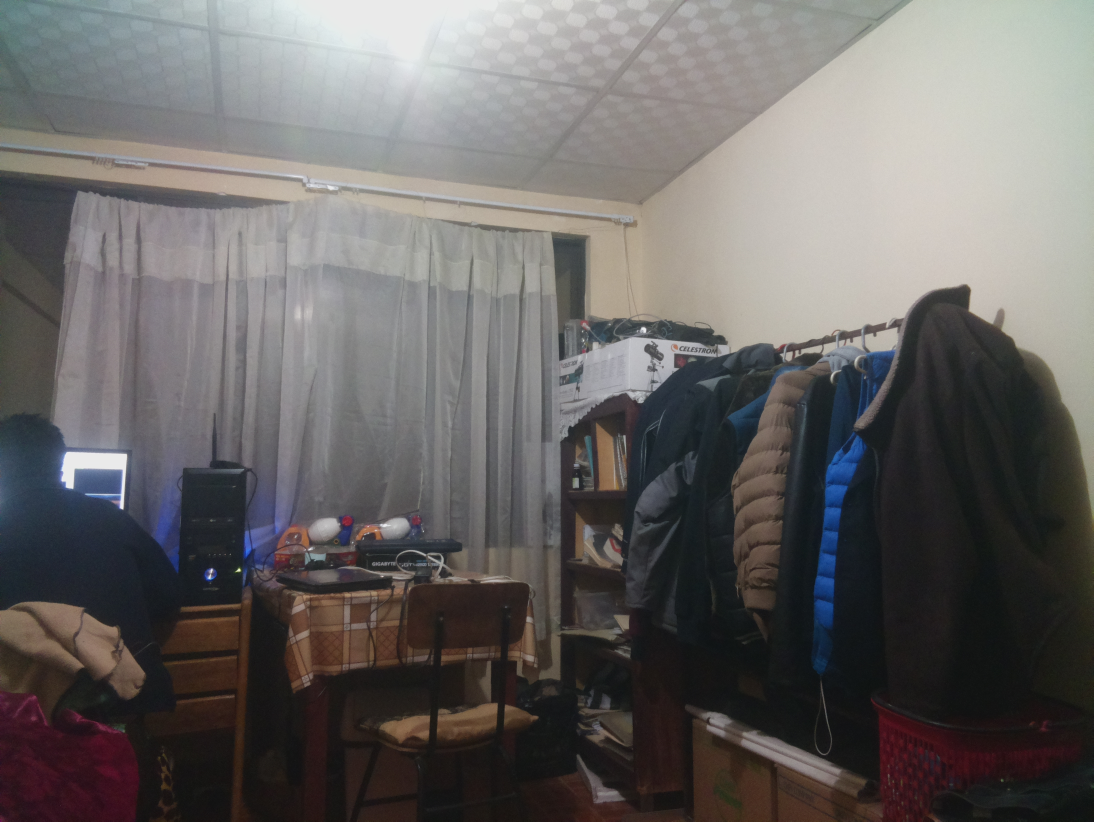
#> input picture image.jpg, 3280 x 2464 px (shown at 1/3 size)
$ python -i visualizacion.py   (imports and definitions only)
#> lines starting #> are read from the running program, lines starting #| are printed output that depends on the picture; after the words box and inside, x2 and y2 are one past the last pixel; in counts of white or black regions, pixels touching at a corner belong together
import cv2
import time
import math
import random
import datetime
import numpy as np
# Draw a diagonal blue line with thickness of 5 px
from abc import ABCMeta, abstractmethod

class Visualizacion(object):
	"""docstring for Acetato"""
	def __init__(self):
		self.miFechaHora = datetime.datetime.now().strftime('%A %d %B %Y %I:%M:%S%p')
		# Informacion
		self.poligonos = []
		self.targets = []
		self.misPuntos = []
		self.colorSemaforo = (0,0,0)
		self.numeroFrame = 0
		self.logo = np.zeros((1,1,3))
		self.logoInv = np.zeros((1,1,3))
		self.alpha = 0.85

		#Formato
		self.opacidad = 1.0
		self.altoBarraInformacion = 0
		self.font = font = cv2.FONT_HERSHEY_SIMPLEX
		self.colorRectanguloMaximo = (0,0,255)
		self.colorRectanguloMedio = (100,100,255)
		self.colorRectanguloIrrelevante = (100,100,100)
		self.colorRectanguloConError = (255,255,255)
		self.colorRectanguloPaz = (0,255,0)
		self.paletaColores = [(255,0,0),(255,255,0),(0,255,255),(255,0,255),(255,255,255),(100,100,100),(100,255,100),(255,100,100),(255,255,100),(100,255,255),(255,100,255),(200,200,200),(0,255,0),(255,0,0),(255,255,0),(0,255,255),(255,0,255),(255,255,255),(100,100,100),(100,255,100),(255,100,100),(255,255,100),(100,255,255),(255,100,255),(200,200,200),(0,255,0),(255,0,0),(255,255,0),(0,255,255),(255,0,255),(255,255,255),(100,100,100),(100,255,100),(255,100,100),(255,255,100),(100,255,255),(255,100,255),(200,200,200),(0,255,0),(255,0,0),(255,255,0),(0,255,255),(255,0,255),(255,255,255),(100,100,100),(100,255,100),(255,100,100),(255,255,100),(100,255,255),(255,100,255),(200,200,200),(0,255,0),(255,0,0),(255,255,0),(0,255,255),(255,0,255),(255,255,255),(100,100,100),(100,255,100),(255,100,100),(255,255,100),(100,255,255),(255,100,255),(200,200,200),(0,255,0),(255,0,0),(255,255,0),(0,255,255),(255,0,255),(255,255,255),(100,100,100),(100,255,100),(255,100,100),(255,255,100),(100,255,255),(255,100,255),(200,200,200),(0,255,0),(255,0,0),(255,255,0),(0,255,255),(255,0,255),(255,255,255),(100,100,100),(100,255,100),(255,100,100),(255,255,100),(100,255,255),(255,100,255),(200,200,200),(0,255,0),(255,0,0),(255,255,0),(0,255,255),(255,0,255),(255,255,255),(100,100,100),(100,255,100),(255,100,100),(255,255,100),(100,255,255),(255,100,255),(200,200,200),(0,255,0),(255,0,0),(255,255,0),(0,255,255),(255,0,255),(255,255,255),(100,100,100),(100,255,100),(255,100,100),(255,255,100),(100,255,255),(255,100,255),(200,200,200),(0,255,0),(255,0,0),(255,255,0),(0,255,255),(255,0,255),(255,255,255),(100,100,100),(100,255,100),(255,100,100),(255,255,100),(100,255,255),(255,100,255),(200,200,200)]
		self.ultimoColor = 0

		self.logoSize = 80
		self.placeLogoX = 320 - self.logoSize

	# [6 lines left out: function inicializar, not called in this run]

	def establecerLogo(self,nombreArchivo):
#> called with nombreArchivo = '../image.jpg'
		self.logo = cv2.resize(cv2.imread(nombreArchivo),(self.logoSize,self.logoSize))
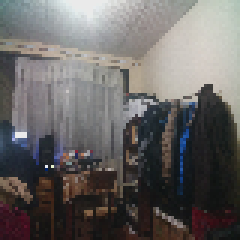
#> self.logo: shape (80, 80, 3) (shown 3 times larger); mean B, G, R 99.8, 100.9, 103.8
		self.logoInv = cv2.cvtColor(self.logo,cv2.COLOR_BGR2GRAY)
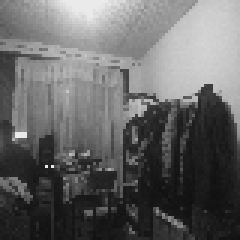
#> self.logoInv: shape (80, 80) (shown 3 times larger); min 16, max 235, mean 101.6
		ret, self.maskLogo = cv2.threshold(self.logoInv, 10, 255, cv2.THRESH_BINARY)
#> self.maskLogo: shape (80, 80); every value is 255
		self.maskLogoInv = cv2.bitwise_not(self.maskLogo)
#> self.maskLogoInv: shape (80, 80); every value is 0

	# [54 lines left out: functions aplicarConstantes, aplicarAFrame, colocarPoligono, not called in this run]

	def colocarObjetivo(self,rectangulo,prioridad):
		self.targets.append([rectangulo,prioridad])

	def colocarPunto(self,pointTuple,color):
		self.misPuntos.append([pointTuple,color])

	def colocarObjetivo(self,rectangulo,estado):
		self.targets.append([rectangulo,estado])

	# [50 lines left out: functions colocarObjeto, obtenerCentroYRadio, colocarPuntos, colorDeSemaforo, not called in this run]

	def establecerNumeroFrame(self,numero):
		self.numeroFrame = numero

>>> result = Visualizacion().establecerLogo('../image.jpg')

$ run again, on grabando_1323_1412.jpg
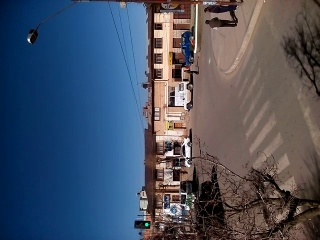
#> input picture grabando_1323_1412.jpg, 320 x 240 px
#> in establecerLogo, `self.logoInv = cv2.cvtColor(self.logo,cv2.COLOR_BGR2GRAY)`:
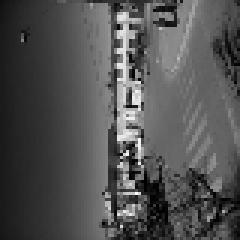
#> self.logoInv: shape (80, 80) (shown 3 times larger); min 0, max 253, mean 81.6
#> in establecerLogo, `ret, self.maskLogo = cv2.threshold(self.logoInv, 10, 255, cv2.THRESH_B..`:
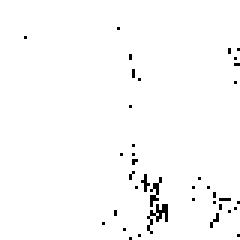
#> self.maskLogo: shape (80, 80) (shown 3 times larger); 98.4% white; black in thin lines or dots, all inside (x1, y1, x2, y2) = (8, 9, 80, 80)
